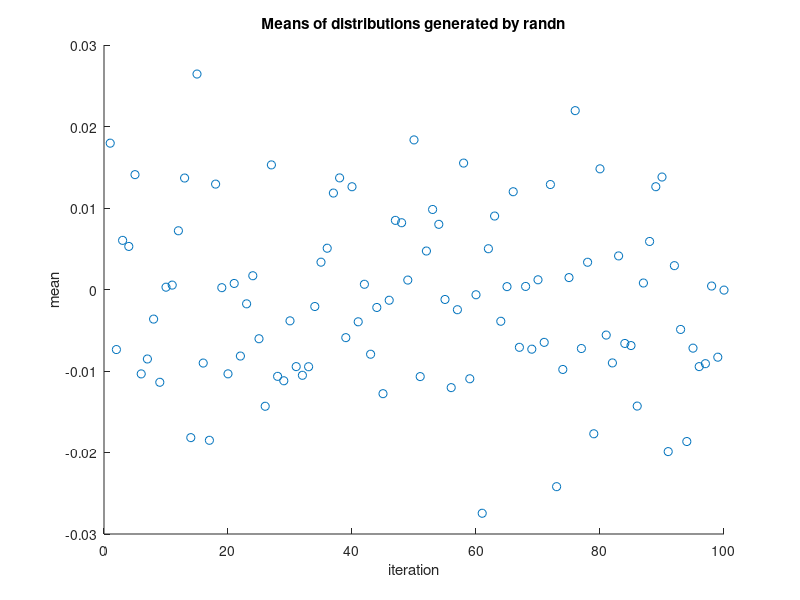
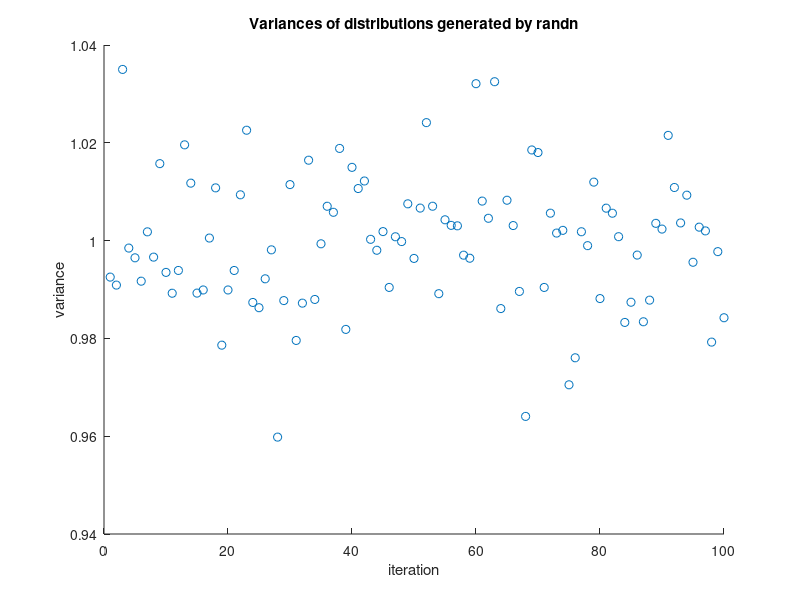

Source code (MATLAB) for these figures, in order:
clc
clear all
close all
w = zeros(100,10000);
M=zeros(100,1);
V=zeros(100,1);
for i=1:100
    w(i,:) = randn(10000,1);
M(i) = mean(w(i,:));
V(i) = var(w(i,:));
iter(i) = i;
end
figure
scatter(iter,M)
ylabel('mean')
xlabel('iteration')
title('Means of distributions generated by randn')
figure
scatter(iter,V)
ylabel('variance')
xlabel('iteration')
title('Variances of distributions generated by randn')